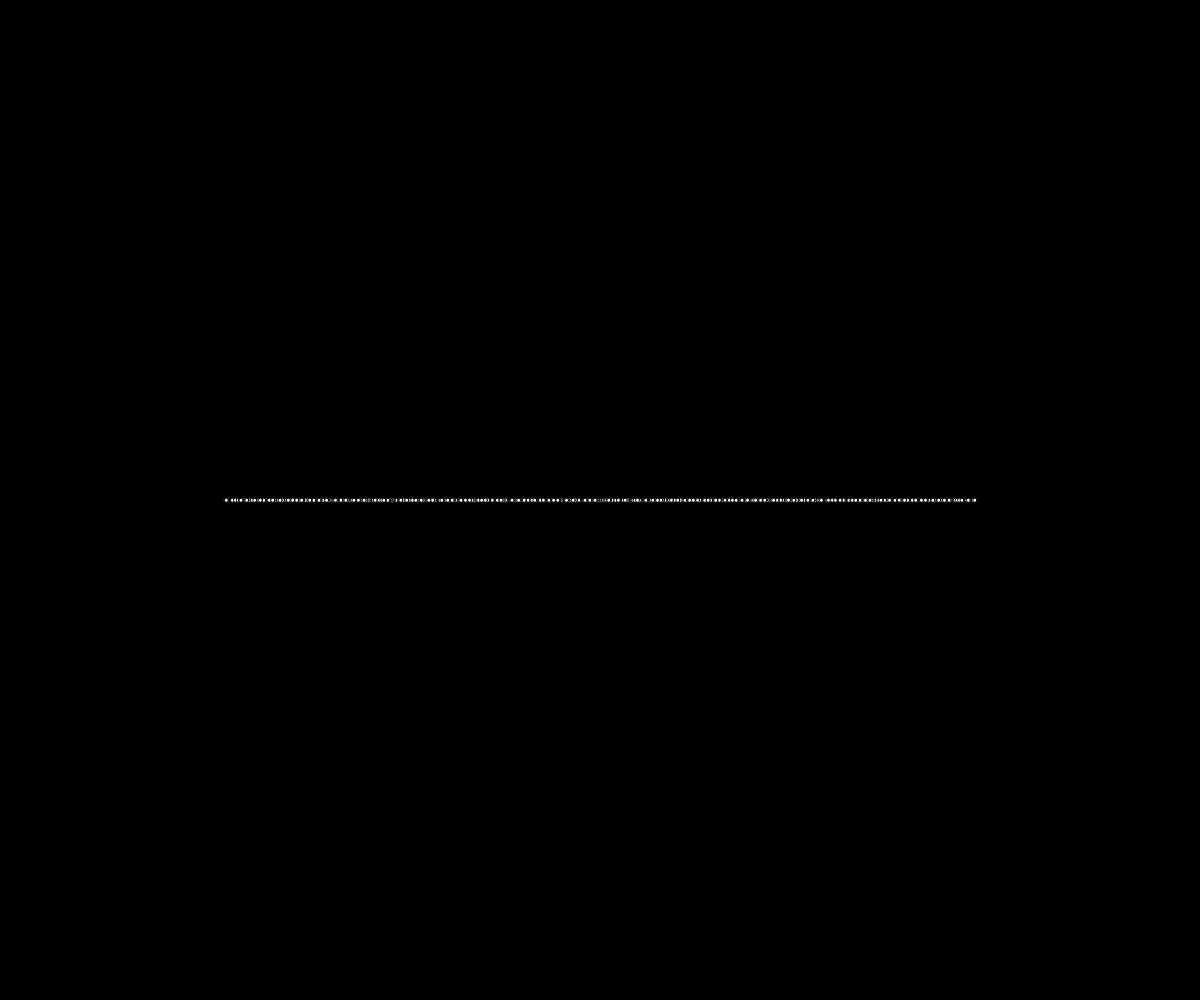
Frame 1 (no input)
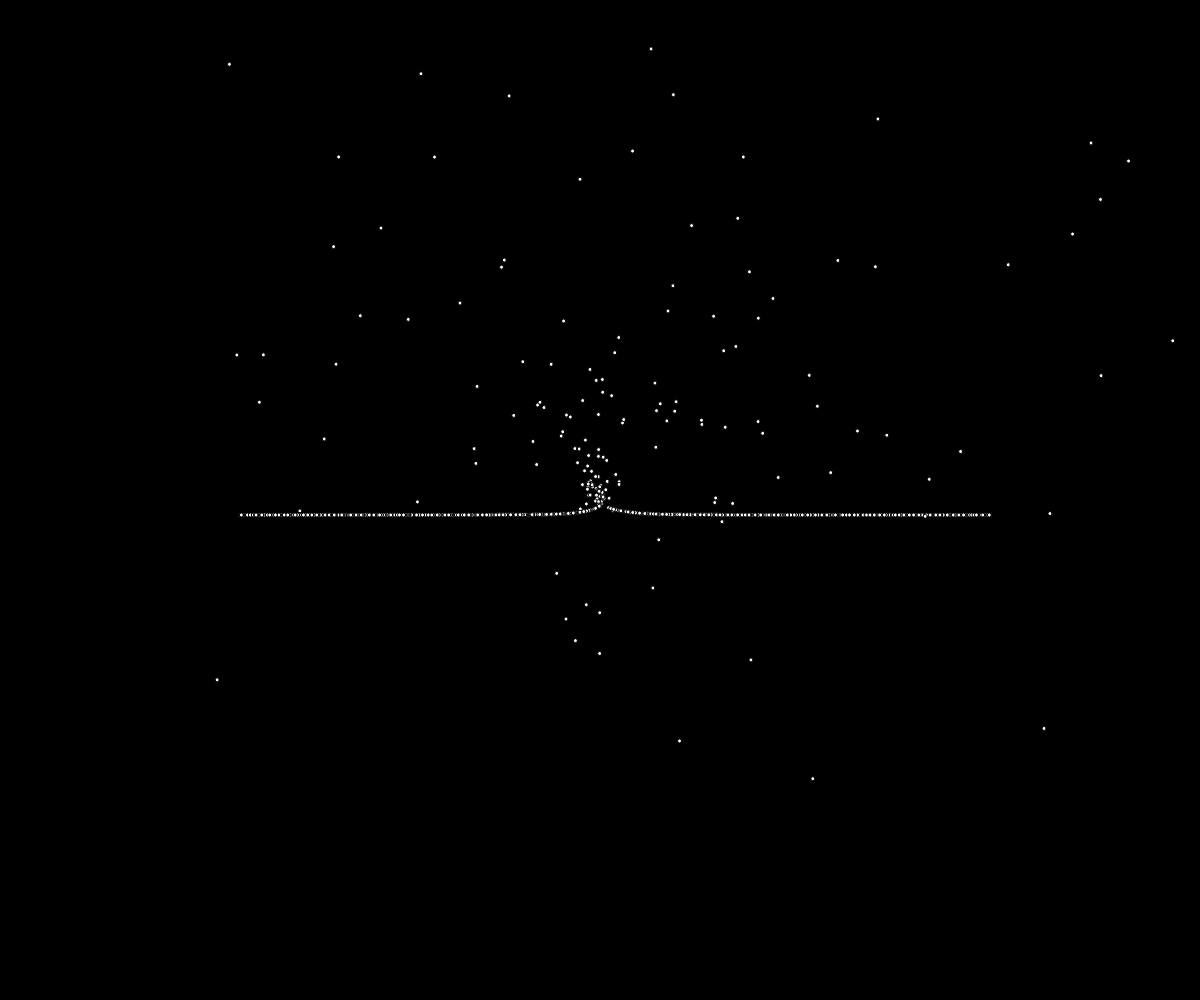
Frame 60 (no input)
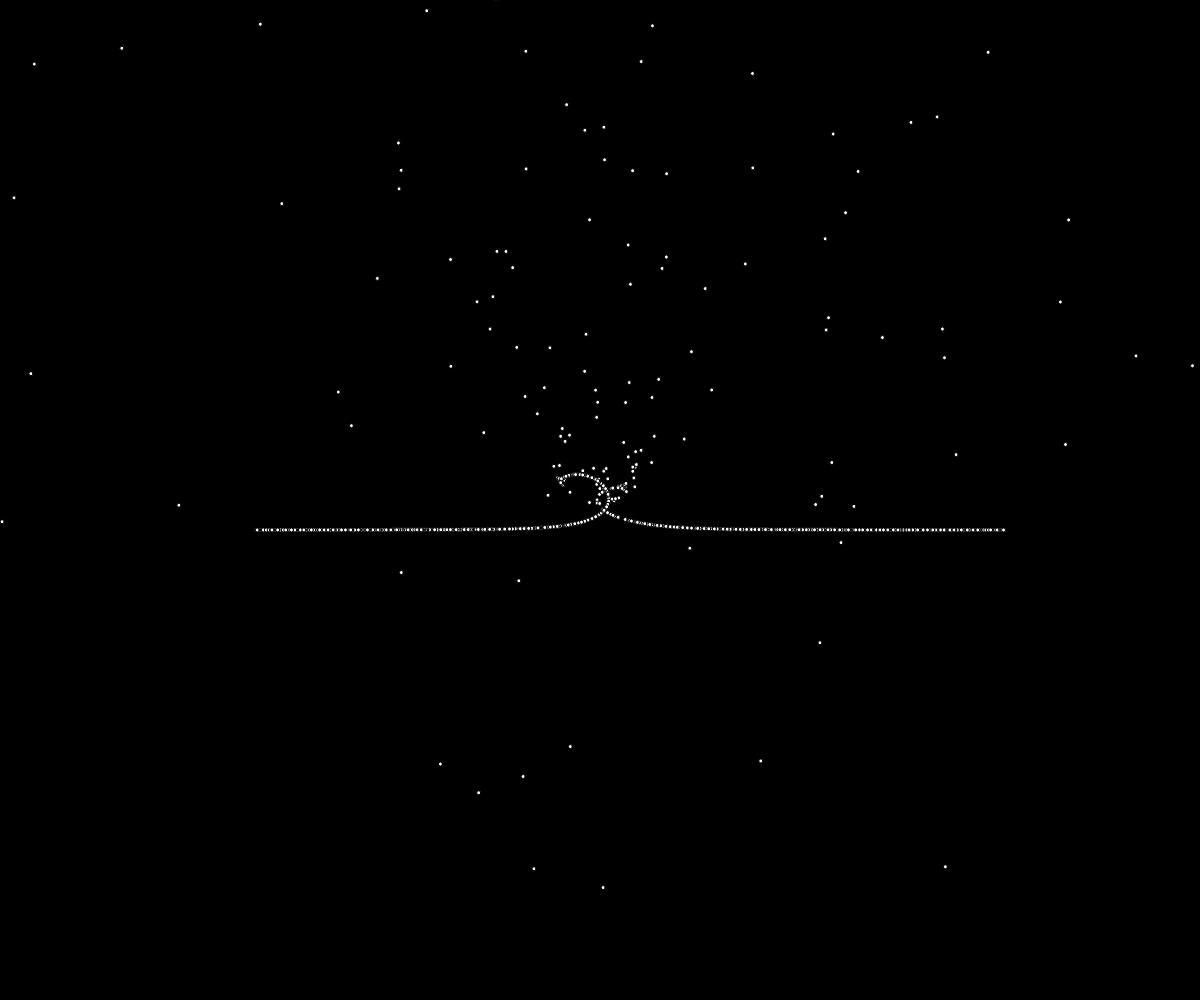
Frame 120 (the mouse pressed at the canvas centre since frame 60)

The p5.js sketch that drew these frames (run headless with seeded random() and noise() and a simulated clock; from frame 60 on, the mouse is pressed at the canvas centre):

// p5.js sketch
// ── sketch.js
/* sketch.js
// Adapted from: https://github.com/codegiovanni/Gravity
*/
let particles = [];
const G = 0.2;
const M = 10e7;
let WIDTH, HEIGHT, CENTER;

class Particle {
    constructor(x, y) {
        this.g = G;
        this.mass = 2;
        this.x = x;
        this.y = y;
        this.momentum_x = 500;
        this.momentum_y = 500;
        this.dt = 0.001;
    }

    move() {
        let dx = CENTER.x - this.x;
        let dy = CENTER.y - this.y;
        let hyp = dx * dx + dy * dy;
        let theta = Math.atan2(dy, dx);
        let force = (this.g * this.mass * M) / hyp;
        let force_x = force * Math.cos(theta);
        let force_y = force * Math.sin(theta);
        this.momentum_x += force_x * this.dt;
        this.momentum_y += force_y * this.dt;
        this.x += this.momentum_x / this.mass * this.dt;
        this.y += this.momentum_y / this.mass * this.dt;
    }
}

// function setup() {
//     WIDTH = windowWidth;
//     HEIGHT = windowHeight;
//     CENTER = { x: WIDTH / 2, y: HEIGHT / 2 };
//     createCanvas(WIDTH, HEIGHT);
    
//     let centerX = windowWidth / 2;
//     let centerY = windowHeight / 2;
//     let squareSize = min(windowWidth, windowHeight) / 2; // Adjust the square size based on the window size

//     for (let i = 0; i < 5000; i++) {
//         let x = random(centerX - squareSize / 2, centerX + squareSize / 2);
//         let y = random(centerY - squareSize / 2, centerY + squareSize / 2);
//         particles.push(new Particle(x, y));
//     }
// }

// function setup() {
//     WIDTH = windowWidth;
//     HEIGHT = windowHeight;
//     CENTER = { x: WIDTH / 2, y: HEIGHT / 2 };
//     createCanvas(WIDTH, HEIGHT);

//     let r = 200; // Radius of the circle
//     for (let i = 0; i < 1000; i++) {
//         let ang = random(TWO_PI); // Random angle between 0 and 2*PI
//         let hyp = sqrt(random(1)) * r; // Random radius up to r
//         let adj = cos(ang) * hyp; // x component
//         let opp = sin(ang) * hyp; // y component
//         let x = CENTER.x + adj;
//         let y = CENTER.y + opp;
//         particles.push(new Particle(x, y));
//     }
// }

function setup() {
    WIDTH = windowWidth;
    HEIGHT = windowHeight;
    CENTER = { x: WIDTH / 2, y: HEIGHT / 2 };
    createCanvas(WIDTH, HEIGHT);

    let lineLength = 750; // Length of the line
    let startY = HEIGHT / 2; // Starting y-position of the line
    for (let i = 0; i < 2500; i++) {
        let x = random(WIDTH / 2 - lineLength / 2, WIDTH / 2 + lineLength / 2);
        let y = startY;
        particles.push(new Particle(x, y));
    }
}

function draw() {
    background(0);
    fill(255);
    particles.forEach(p => {
        p.move();
        circle(p.x, p.y, 4);
    });
}

// ── clothing-design.html
<!DOCTYPE html>
<html>
<head>
    <title>Particle Simulation with Overlay</title>
    <style>
        body, html {
            margin: 0;
            padding: 0;
            overflow: hidden;
        }
        canvas {
            display: block;
            position: absolute;
            top: 0;
            left: 0;
            z-index: 1;
        }
        #overlay {
            position: absolute;
            top: 50%; /* Center vertically */
            left: 50%; /* Center horizontally */
            transform: translate(-50%, -80%); /* Adjust for exact centering and 10% above middle */
            color: white;
            font-size: 32px;
            z-index: 2; /* Ensures overlay is above the canvas */
        }
        #overlay img {
            width: 80vw; /* Adjust as needed */
            height: auto;
            display: block; /* To apply margin auto */
            margin: 0 auto; /* Center the image horizontally within the overlay */
        }
    </style>
    <script src="https://cdnjs.cloudflare.com/ajax/libs/p5.js/1.4.0/p5.js"></script>
</head>
<body>
    <div id="overlay">
        <!-- <h1>Hello, World!</h1> -->
        <img src="logo invert.png" alt="Description">
    </div>
    <script src="sketch.js"></script>
</body>
</html>
